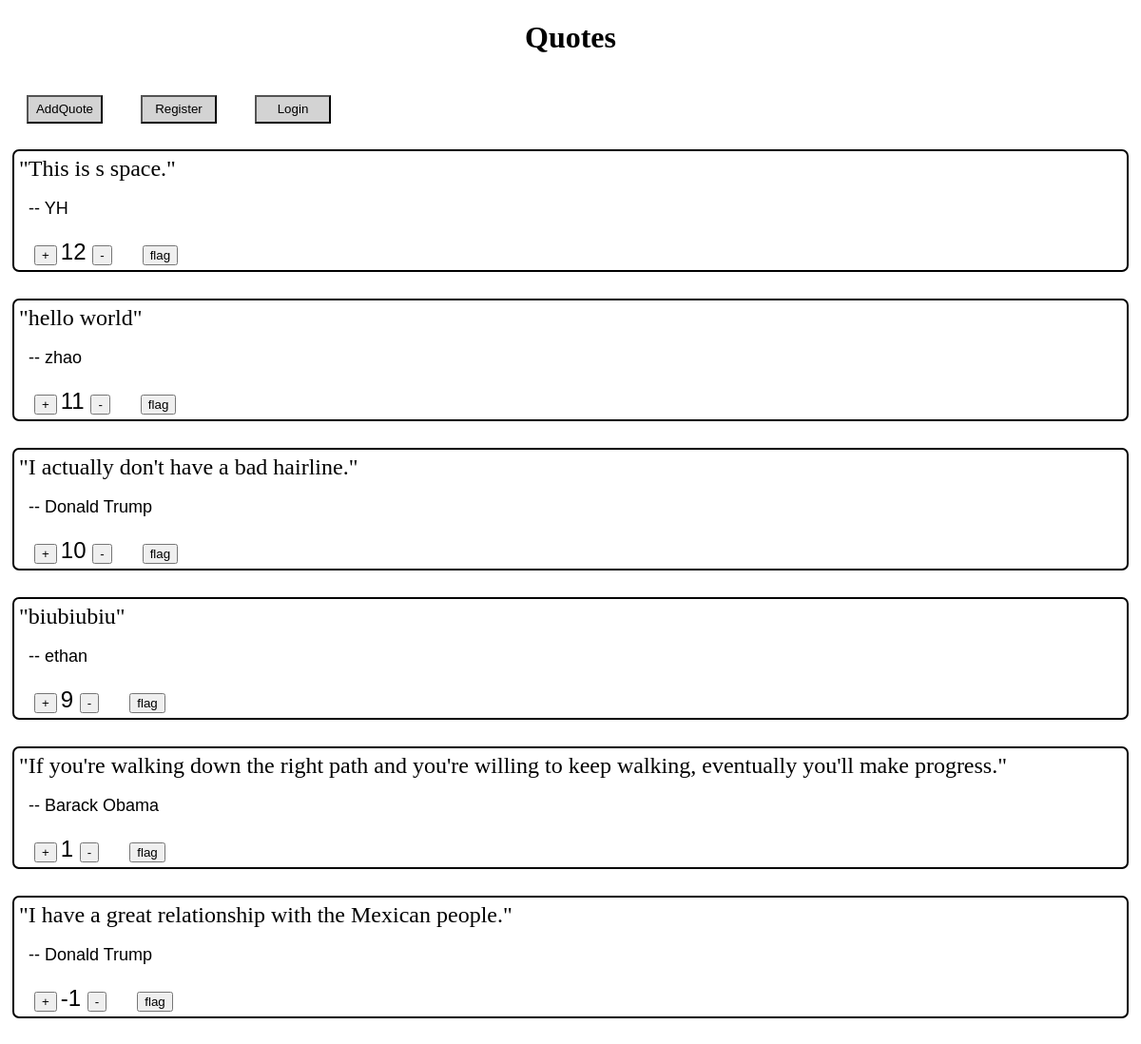
The page / on the database its author committed.
### tables this page shows
CREATE TABLE `quotation` (
  `id` bigint(20) NOT NULL AUTO_INCREMENT,
  `added` date DEFAULT NULL,
  `quote` varchar(2000) NOT NULL,
  `author` varchar(50) NOT NULL,
  `rating` int(11) NOT NULL,
  `flagged` varchar(100) NOT NULL,
  PRIMARY KEY (`id`)
);

### DataBaseAdaptor.php (called while the page is built, shortened)
<?php
class DatabaseAdaptor {
	private $DB;
	public function __construct() {
		$db = 'mysql:dbname=quotes;host=127.0.0.1';
		$user = 'root';
		$password = '';
		try {
			$this->DB = new PDO ( $db, $user, $password );
			$this->DB->setAttribute ( PDO::ATTR_ERRMODE, PDO::ERRMODE_EXCEPTION );
		} catch ( PDOException $e ) {
			echo ('Error establishing Connection');
			exit ();
		}
	}
	public function getQuotesAsArray() {
		$stmt = $this->DB->prepare ( "SELECT * FROM quotation WHERE flagged='f' ORDER BY rating DESC, id DESC" );
		$stmt->execute ();
		return $stmt->fetchAll ( PDO::FETCH_ASSOC );
	}
}
?>

### showQuotes.php (the view, shortened to what this page needs)
<link rel="stylesheet" type="text/css" href="styles.css">
<?php
require_once './DataBaseAdaptor.php';
$myDatabaseFunctions = new DatabaseAdaptor ();
$arrayOfQuotes = $myDatabaseFunctions->getQuotesAsArray ();
?>
<h1>Quotes</h1>
<form id="addQuote" action="addQuote.html" method="get" >
    <button id = "addquoteButton" name = "mode">AddQuote</button>
</form>
<form id="register" action="register.html" method="get" >
    <button id = "registerButton" name = "mode">Register</button>
</form>
<form id="login" action="login.php" method="get" >
    <button id = "loginButton" name = "mode">Login</button>
</form>
	<br><br><br><br>
<?php foreach($arrayOfQuotes as $quote) { ?>
<div class="container">
	<div class=quoteBox>
	 <?= '"'. $quote['quote'] . '"' ?>
	 </div>
     <br>
	<div class="author">
     &nbsp;&nbsp;--
     <?= $quote['author'] ?>
     <br><br>
	</div>
	<form action="controller.php" method="post">
		<button name="action" value="increase">+</button>
		 <span id="rating"> <?= $quote['rating']?> </span>
		<button name="action" value="decrease">-</button>
		<button name="action" value="flag">flag</button>
	</form>
</div>
<br>
<?php }
  ?>
</body>
</html>

### index.php (shortened to what this page needs)
<!DOCTYPE html>
<html>
<head>
<link rel="stylesheet" type="text/css" href="styles.css">
</head>
<body>
	<?php
if (isset ( $_GET ['mode'] )) {
  if ($_GET ['mode'] === 'showQuotes')
    require_once ("./showQuotes.php");
  elseif ($_GET ['mode'] === 'new')
    require_once ("./addQuote.html");
  elseif ($_GET ['mode'] === 'login')
    require_once ("./login.html");
  elseif ($_GET ['mode'] === 'register')
    require_once ("./register.html");
} else
  require_once ("./showQuotes.php");
?>
</body>
</html>

### styles.css (style rules this page uses)
h1 { text-align: center; font-family: cursive; }
.container { vertical-align: text-top; border: 2px black solid; border-radius: 7px; padding: 5px; margin: 5px; }
.quoteBox { font-family: cursive; font-size: 24px; }
.author { clear: both; text-align: left; width: 300px; font-family: Arial; font-size: 18px; }
#rating { font-size: 1.5em; font-family: "Arial"; }
#addquoteButton, #registerButton, #loginButton { float: left; margin: 20px; width:80px; height:30px; background-color:lightgray; }

### rows shown on the page
quotation: quote "This is s space.", author "YH", rating "12"
quotation: quote "hello world", author "zhao", rating "11"
quotation: quote "I actually don't have a bad hairline.", author "Donald Trump", rating "10"
quotation: quote "biubiubiu", author "ethan", rating "9"
quotation: quote "If you're walking down the right path and you're willing to keep walking, eventually you'll make progress.", author "Barack Obama", rating "1"
quotation: quote "I have a great relationship with the Mexican people.", author "Donald Trump", rating "-1"
